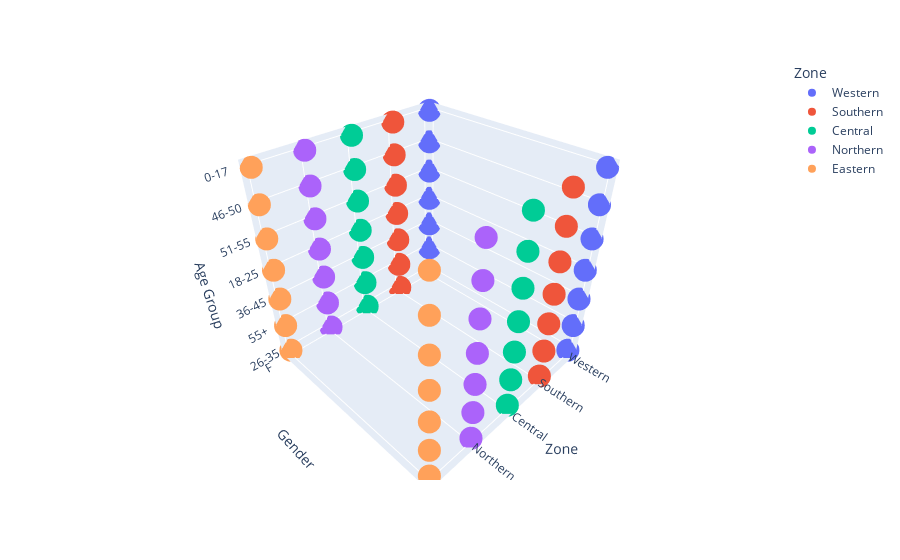

Notebook code cell kept with this figure:
### Code cell
fig_3d = px.scatter_3d(df, x='Zone',y='Gender', z='Age Group',color='Zone')
fig_3d.show()

### Figure 1 — Plotly figure (JSON) as saved in the notebook; plotly's stock layout.template omitted (floating-point values rounded to 4 significant figures; data arrays with more than 128 entries replaced by an {"elided": "..."} marker saying what was removed)
{"data": [{"hovertemplate": "Zone=%{x}<br>Gender=%{y}<br>Age Group=%{z}<extra></extra>", "legendgroup": "Western", "marker": {"color": "#636efa", "symbol": "circle"}, "mode": "markers", "name": "Western", "scene": "scene", "showlegend": true, "type": "scatter3d", "x": {"elided": "1955 str values"}, "y": {"elided": "1955 str values"}, "z": {"elided": "1955 str values"}}, {"hovertemplate": "Zone=%{x}<br>Gender=%{y}<br>Age Group=%{z}<extra></extra>", "legendgroup": "Southern", "marker": {"color": "#EF553B", "symbol": "circle"}, "mode": "markers", "name": "Southern", "scene": "scene", "showlegend": true, "type": "scatter3d", "x": {"elided": "2695 str values"}, "y": {"elided": "2695 str values"}, "z": {"elided": "2695 str values"}}, {"hovertemplate": "Zone=%{x}<br>Gender=%{y}<br>Age Group=%{z}<extra></extra>", "legendgroup": "Central", "marker": {"color": "#00cc96", "symbol": "circle"}, "mode": "markers", "name": "Central", "scene": "scene", "showlegend": true, "type": "scatter3d", "x": {"elided": "4296 str values"}, "y": {"elided": "4296 str values"}, "z": {"elided": "4296 str values"}}, {"hovertemplate": "Zone=%{x}<br>Gender=%{y}<br>Age Group=%{z}<extra></extra>", "legendgroup": "Northern", "marker": {"color": "#ab63fa", "symbol": "circle"}, "mode": "markers", "name": "Northern", "scene": "scene", "showlegend": true, "type": "scatter3d", "x": {"elided": "1491 str values"}, "y": {"elided": "1491 str values"}, "z": {"elided": "1491 str values"}}, {"hovertemplate": "Zone=%{x}<br>Gender=%{y}<br>Age Group=%{z}<extra></extra>", "legendgroup": "Eastern", "marker": {"color": "#FFA15A", "symbol": "circle"}, "mode": "markers", "name": "Eastern", "scene": "scene", "showlegend": true, "type": "scatter3d", "x": {"elided": "814 str values"}, "y": {"elided": "814 str values"}, "z": {"elided": "814 str values"}}], "layout": {"legend": {"title": {"text": "Zone"}, "tracegroupgap": 0}, "margin": {"t": 60}, "scene": {"domain": {"x": [0, 1], "y": [0, 1]}, "xaxis": {"categoryarray": ["Western", "Southern", "Central", "Northern", "Eastern"], "categoryorder": "array", "title": {"text": "Zone"}}, "yaxis": {"title": {"text": "Gender"}}, "zaxis": {"title": {"text": "Age Group"}}}}}
